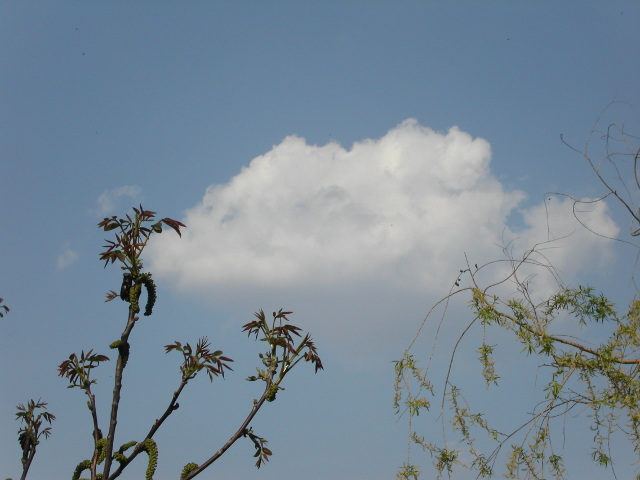
#> input picture 2018.04.05. Chromatic transformations/kicsi-felho-1.jpg, 640 x 480 px
$ python cv-sablon-image-2-py3.py
#> lines starting #> are read from the running program, lines starting #| are printed output that depends on the picture
# Sablon program állóképek feldolgozásához
# Általánosabb verzió: választható megjelenítés, fájlnév-bekérés...

# szokásos importálások
import numpy as np
import cv2
import os
import tkinter as tk
from tkinter import filedialog


#------- beállítások
# os.chdir("...........")   # ha szükséges....

in_file="be.png"   # beolvasandó fájl alapértemlezett neve
in_request=True    # True: inkább kérjük be a fájlnevet interaktívan
                   # False: maradjon az előbb megadott fájlnév
in_window=True     # Megjelenítsük-e az eredeti képet ablakban
out_window=True    # Megjelenítsük-e a kimenetet ablakban

out_file="ki.png"  # kiírandó fájl alapértelmezett neve
out_request=True  # True: kérdezzük meg a felhasználót a kimeneti fájlról
#-------

root=tk.Tk()
root.withdraw()   # ne látszódjon a root ablak
wdir=os.getcwd()

if in_request:     # bemeneti fájl nevét bekérő ablak megnyitása, ha kell
	in_file=filedialog.askopenfilename(parent=root,title="Bemeneti fájl",initialdir=wdir)
#> the answer given: ../../2018.04.05. Chromatic transformations/kicsi-felho-1.jpg
	# ha ez meg volt hívva, akkor felülírtuk az in_file változót

in_img=cv2.imread(in_file)  # beolvasás, mindenképp ezen a néven
#> in_img is the input picture: shape (480, 640, 3); mean B, G, R 151.8, 137.1, 120.2

#------------------------
# FELDOLGOZÁS
print("Feldolgozás indul...")

# ide jönnek a saját utasítások

out_img=255-in_img # egyszerű példa, ezt kell lecserélni
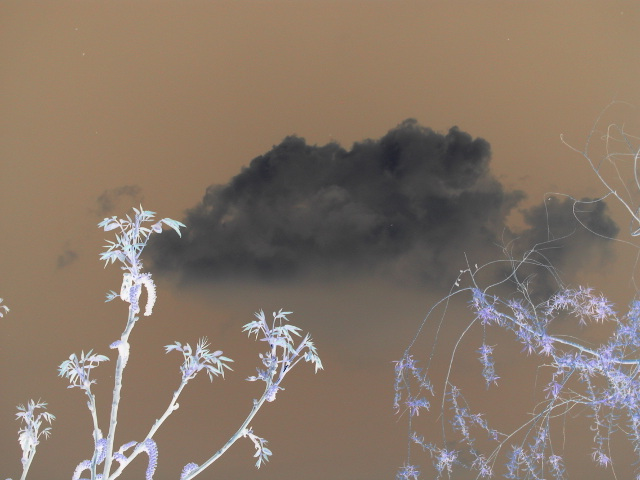
#> out_img: shape (480, 640, 3); mean B, G, R 103.2, 117.9, 134.8

# Feldolgozás vége
print("Feldolgozás vége.")

#------------------------
if in_window:
	cv2.namedWindow("Bemenet")   # ablak megnyitása, ha kell
	cv2.imshow("Bemenet", in_img)

if out_window:
	cv2.namedWindow("Kimenet")   # ablak megnyitása, ha kell
	cv2.imshow("Kimenet",out_img)

if in_window or out_window:
	cv2.waitKey(0)               # ha megjelenítettünk ablakot, akkor várunk
#------------------------

if out_request:       # kiírás helyének bekérése, ha kell
	out_file=filedialog.asksaveasfilename(parent=root,title="Kimeneti fájl",initialdir=wdir)

cv2.imwrite(out_file,out_img) # kiírás

#------------------------

root.destroy()  # menj innen, te gyökér!
if in_window or out_window:
	cv2.destroyAllWindows()  # ne legyen huzat....
